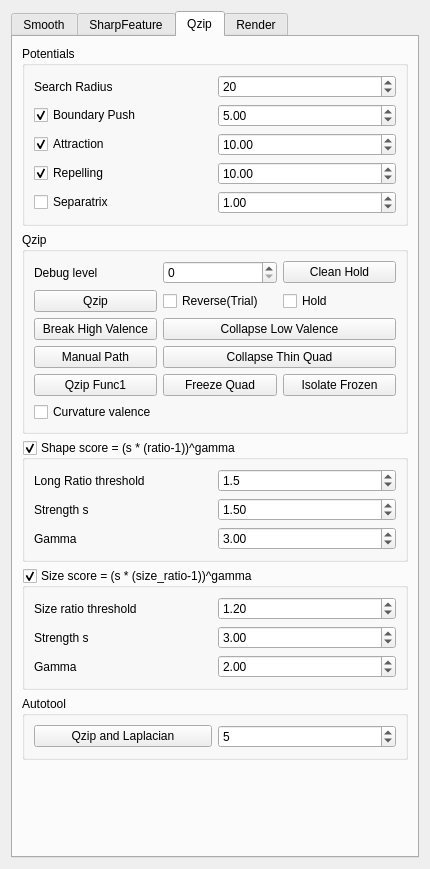
<?xml version="1.0" encoding="UTF-8"?>
<ui version="4.0">
 <class>QuadOptions</class>
 <widget class="QWidget" name="QuadOptions">
  <property name="geometry">
   <rect>
    <x>0</x>
    <y>0</y>
    <width>430</width>
    <height>869</height>
   </rect>
  </property>
  <property name="sizePolicy">
   <sizepolicy hsizetype="Minimum" vsizetype="Minimum">
    <horstretch>0</horstretch>
    <verstretch>0</verstretch>
   </sizepolicy>
  </property>
  <property name="windowTitle">
   <string>Form</string>
  </property>
  <layout class="QVBoxLayout" name="verticalLayout">
   <item>
    <widget class="QTabWidget" name="tabWidget">
     <property name="sizePolicy">
      <sizepolicy hsizetype="Minimum" vsizetype="Expanding">
       <horstretch>0</horstretch>
       <verstretch>0</verstretch>
      </sizepolicy>
     </property>
     <property name="currentIndex">
      <number>2</number>
     </property>
     <widget class="QWidget" name="tab">
      <attribute name="title">
       <string>Smooth</string>
      </attribute>
      <layout class="QVBoxLayout" name="verticalLayout_2">
       <item>
        <widget class="QGroupBox" name="groupBox_4">
         <property name="title">
          <string>Smooth</string>
         </property>
         <layout class="QGridLayout" name="gridLayout_4">
          <item row="0" column="0">
           <widget class="QLabel" name="label">
            <property name="text">
             <string>Iter</string>
            </property>
           </widget>
          </item>
          <item row="2" column="1">
           <widget class="QCheckBox" name="check_laplacian_project_to_surface">
            <property name="text">
             <string>Proj surface</string>
            </property>
            <property name="checked">
             <bool>true</bool>
            </property>
           </widget>
          </item>
          <item row="0" column="1">
           <widget class="QSpinBox" name="spin_smooth_times">
            <property name="minimum">
             <number>0</number>
            </property>
            <property name="value">
             <number>10</number>
            </property>
           </widget>
          </item>
          <item row="1" column="1">
           <widget class="QDoubleSpinBox" name="spin_laplacian_step">
            <property name="maximum">
             <double>1.000000000000000</double>
            </property>
            <property name="singleStep">
             <double>0.100000000000000</double>
            </property>
            <property name="value">
             <double>0.500000000000000</double>
            </property>
           </widget>
          </item>
          <item row="2" column="0">
           <widget class="QCheckBox" name="check_smooth_polar_projection">
            <property name="text">
             <string>Polar</string>
            </property>
            <property name="checked">
             <bool>true</bool>
            </property>
           </widget>
          </item>
          <item row="0" column="2">
           <widget class="QPushButton" name="button_laplacian_smooth">
            <property name="text">
             <string>Laplacian</string>
            </property>
           </widget>
          </item>
          <item row="1" column="0">
           <widget class="QLabel" name="label_12">
            <property name="text">
             <string>Step</string>
            </property>
           </widget>
          </item>
          <item row="2" column="2">
           <widget class="QCheckBox" name="check_oracle_pulls">
            <property name="text">
             <string>Oracle pulls</string>
            </property>
            <property name="checked">
             <bool>true</bool>
            </property>
           </widget>
          </item>
          <item row="3" column="1">
           <widget class="QCheckBox" name="check_laplacian_project_to_feature">
            <property name="text">
             <string>Proj feature</string>
            </property>
            <property name="checked">
             <bool>true</bool>
            </property>
           </widget>
          </item>
         </layout>
        </widget>
       </item>
       <item>
        <spacer name="verticalSpacer_4">
         <property name="orientation">
          <enum>Qt::Vertical</enum>
         </property>
         <property name="sizeHint" stdset="0">
          <size>
           <width>20</width>
           <height>40</height>
          </size>
         </property>
        </spacer>
       </item>
      </layout>
     </widget>
     <widget class="QWidget" name="tab_2">
      <attribute name="title">
       <string>SharpFeature</string>
      </attribute>
      <layout class="QVBoxLayout" name="verticalLayout_3">
       <item>
        <widget class="QGroupBox" name="groupBox_6">
         <property name="title">
          <string>Sharp Quad</string>
         </property>
         <layout class="QGridLayout" name="gridLayout_7">
          <item row="0" column="3">
           <widget class="QDoubleSpinBox" name="spin_sharp_edge_degree">
            <property name="maximum">
             <double>180.000000000000000</double>
            </property>
            <property name="singleStep">
             <double>5.000000000000000</double>
            </property>
            <property name="value">
             <double>160.000000000000000</double>
            </property>
           </widget>
          </item>
          <item row="1" column="3">
           <widget class="QPushButton" name="button_mark_sharp_quad_vertex">
            <property name="text">
             <string>Re-Mark</string>
            </property>
           </widget>
          </item>
          <item row="0" column="1">
           <widget class="QCheckBox" name="check_use_sharp_quad_vertex">
            <property name="text">
             <string>Use</string>
            </property>
           </widget>
          </item>
          <item row="3" column="1">
           <widget class="QPushButton" name="check_apply_feature_guess">
            <property name="text">
             <string>Apply Guess</string>
            </property>
           </widget>
          </item>
          <item row="1" column="2">
           <widget class="QPushButton" name="check_guess_quad_sharp_feature_from_oracle">
            <property name="text">
             <string>Guess from Oracle</string>
            </property>
           </widget>
          </item>
          <item row="0" column="2">
           <widget class="QDoubleSpinBox" name="spin_sharp_quad_degree">
            <property name="maximum">
             <double>180.000000000000000</double>
            </property>
            <property name="singleStep">
             <double>5.000000000000000</double>
            </property>
            <property name="value">
             <double>150.000000000000000</double>
            </property>
           </widget>
          </item>
          <item row="1" column="1">
           <widget class="QPushButton" name="button_change_edge_feature_type">
            <property name="text">
             <string>Change Edge</string>
            </property>
            <property name="checkable">
             <bool>true</bool>
            </property>
           </widget>
          </item>
         </layout>
        </widget>
       </item>
       <item>
        <spacer name="verticalSpacer_3">
         <property name="orientation">
          <enum>Qt::Vertical</enum>
         </property>
         <property name="sizeHint" stdset="0">
          <size>
           <width>20</width>
           <height>40</height>
          </size>
         </property>
        </spacer>
       </item>
      </layout>
     </widget>
     <widget class="QWidget" name="tab_3">
      <attribute name="title">
       <string>Qzip</string>
      </attribute>
      <layout class="QVBoxLayout" name="verticalLayout_4">
       <item>
        <widget class="QGroupBox" name="groupBox_5">
         <property name="title">
          <string>Potentials</string>
         </property>
         <layout class="QGridLayout" name="gridLayout_5">
          <item row="0" column="0">
           <widget class="QLabel" name="label_7">
            <property name="text">
             <string>Search Radius</string>
            </property>
           </widget>
          </item>
          <item row="0" column="1">
           <widget class="QSpinBox" name="spin_quad_zipper_potential_radius">
            <property name="maximum">
             <number>999</number>
            </property>
            <property name="value">
             <number>20</number>
            </property>
           </widget>
          </item>
          <item row="1" column="0">
           <widget class="QCheckBox" name="check_zipper_potential_boundary">
            <property name="text">
             <string>Boundary Push</string>
            </property>
            <property name="checked">
             <bool>true</bool>
            </property>
           </widget>
          </item>
          <item row="2" column="0">
           <widget class="QCheckBox" name="check_zipper_potential_appealing">
            <property name="text">
             <string>Attraction</string>
            </property>
            <property name="checked">
             <bool>true</bool>
            </property>
           </widget>
          </item>
          <item row="3" column="0">
           <widget class="QCheckBox" name="check_zipper_potential_repelling">
            <property name="text">
             <string>Repelling</string>
            </property>
            <property name="checked">
             <bool>true</bool>
            </property>
           </widget>
          </item>
          <item row="4" column="0">
           <widget class="QCheckBox" name="check_zipper_potential_separatrix">
            <property name="text">
             <string>Separatrix</string>
            </property>
           </widget>
          </item>
          <item row="1" column="1">
           <widget class="QDoubleSpinBox" name="spin_boundary_push_score">
            <property name="maximum">
             <double>999.000000000000000</double>
            </property>
            <property name="value">
             <double>5.000000000000000</double>
            </property>
           </widget>
          </item>
          <item row="2" column="1">
           <widget class="QDoubleSpinBox" name="spin_apealing_score">
            <property name="maximum">
             <double>999.000000000000000</double>
            </property>
            <property name="value">
             <double>10.000000000000000</double>
            </property>
           </widget>
          </item>
          <item row="3" column="1">
           <widget class="QDoubleSpinBox" name="spin_repelling_score">
            <property name="maximum">
             <double>999.000000000000000</double>
            </property>
            <property name="value">
             <double>10.000000000000000</double>
            </property>
           </widget>
          </item>
          <item row="4" column="1">
           <widget class="QDoubleSpinBox" name="spin_separatrix_score">
            <property name="maximum">
             <double>999.000000000000000</double>
            </property>
            <property name="value">
             <double>1.000000000000000</double>
            </property>
           </widget>
          </item>
         </layout>
        </widget>
       </item>
       <item>
        <widget class="QGroupBox" name="groupBox">
         <property name="title">
          <string>Qzip</string>
         </property>
         <layout class="QGridLayout" name="gridLayout">
          <item row="0" column="2">
           <widget class="QPushButton" name="button_clean_hold">
            <property name="text">
             <string>Clean Hold</string>
            </property>
           </widget>
          </item>
          <item row="2" column="0">
           <widget class="QPushButton" name="button_quad_zipper">
            <property name="text">
             <string>Qzip</string>
            </property>
           </widget>
          </item>
          <item row="3" column="0">
           <widget class="QPushButton" name="button_break_high_valence">
            <property name="text">
             <string>Break High Valence</string>
            </property>
           </widget>
          </item>
          <item row="5" column="0">
           <widget class="QPushButton" name="button_qzip_func1">
            <property name="text">
             <string>Qzip Func1</string>
            </property>
           </widget>
          </item>
          <item row="5" column="1">
           <widget class="QPushButton" name="button_freeze_quad">
            <property name="text">
             <string>Freeze Quad</string>
            </property>
            <property name="checkable">
             <bool>true</bool>
            </property>
           </widget>
          </item>
          <item row="4" column="0">
           <widget class="QPushButton" name="button_manual_pick_path">
            <property name="text">
             <string>Manual Path</string>
            </property>
            <property name="checkable">
             <bool>true</bool>
            </property>
           </widget>
          </item>
          <item row="5" column="2">
           <widget class="QPushButton" name="button_isolate_frozen_quad">
            <property name="text">
             <string>Isolate Frozen</string>
            </property>
           </widget>
          </item>
          <item row="0" column="1">
           <widget class="QSpinBox" name="spin_debug_quad_zipper"/>
          </item>
          <item row="2" column="1">
           <widget class="QCheckBox" name="check_reverse_quad_zipper">
            <property name="text">
             <string>Reverse(Trial)</string>
            </property>
           </widget>
          </item>
          <item row="2" column="2">
           <widget class="QCheckBox" name="check_quad_zipper_hold">
            <property name="text">
             <string>Hold</string>
            </property>
           </widget>
          </item>
          <item row="3" column="1" colspan="2">
           <widget class="QPushButton" name="button_collapse_low_valence">
            <property name="text">
             <string>Collapse Low Valence</string>
            </property>
           </widget>
          </item>
          <item row="4" column="1" colspan="2">
           <widget class="QPushButton" name="button_collapse_thin_quad">
            <property name="text">
             <string>Collapse Thin Quad</string>
            </property>
           </widget>
          </item>
          <item row="0" column="0">
           <widget class="QLabel" name="label_2">
            <property name="text">
             <string>Debug level</string>
            </property>
           </widget>
          </item>
          <item row="6" column="0">
           <widget class="QCheckBox" name="check_use_gaussian_curvature_valence">
            <property name="text">
             <string>Curvature valence</string>
            </property>
           </widget>
          </item>
         </layout>
        </widget>
       </item>
       <item>
        <widget class="QGroupBox" name="group_shape_score">
         <property name="title">
          <string>Shape score = (s * (ratio-1))^gamma</string>
         </property>
         <property name="checkable">
          <bool>true</bool>
         </property>
         <layout class="QGridLayout" name="gridLayout_3">
          <item row="2" column="1">
           <widget class="QDoubleSpinBox" name="spin_shape_score_gamma">
            <property name="singleStep">
             <double>0.100000000000000</double>
            </property>
            <property name="value">
             <double>3.000000000000000</double>
            </property>
           </widget>
          </item>
          <item row="1" column="0">
           <widget class="QLabel" name="label_5">
            <property name="text">
             <string>Strength s</string>
            </property>
           </widget>
          </item>
          <item row="0" column="0">
           <widget class="QLabel" name="label_4">
            <property name="text">
             <string>Long Ratio threshold</string>
            </property>
           </widget>
          </item>
          <item row="1" column="1">
           <widget class="QDoubleSpinBox" name="spin_shape_score_strength">
            <property name="value">
             <double>1.500000000000000</double>
            </property>
           </widget>
          </item>
          <item row="2" column="0">
           <widget class="QLabel" name="label_6">
            <property name="text">
             <string>Gamma</string>
            </property>
           </widget>
          </item>
          <item row="0" column="1">
           <widget class="QDoubleSpinBox" name="spin_long_quad_ratio_threshold">
            <property name="decimals">
             <number>1</number>
            </property>
            <property name="minimum">
             <double>1.000000000000000</double>
            </property>
            <property name="maximum">
             <double>10.000000000000000</double>
            </property>
            <property name="singleStep">
             <double>0.100000000000000</double>
            </property>
            <property name="value">
             <double>1.500000000000000</double>
            </property>
           </widget>
          </item>
         </layout>
        </widget>
       </item>
       <item>
        <widget class="QGroupBox" name="group_size_score">
         <property name="title">
          <string>Size score = (s * (size_ratio-1))^gamma</string>
         </property>
         <property name="checkable">
          <bool>true</bool>
         </property>
         <layout class="QGridLayout" name="gridLayout_8">
          <item row="2" column="0">
           <widget class="QLabel" name="label_8">
            <property name="text">
             <string>Gamma</string>
            </property>
           </widget>
          </item>
          <item row="2" column="1">
           <widget class="QDoubleSpinBox" name="spin_size_score_gamma">
            <property name="singleStep">
             <double>0.100000000000000</double>
            </property>
            <property name="value">
             <double>2.000000000000000</double>
            </property>
           </widget>
          </item>
          <item row="1" column="0">
           <widget class="QLabel" name="label_3">
            <property name="text">
             <string>Strength s</string>
            </property>
           </widget>
          </item>
          <item row="1" column="1">
           <widget class="QDoubleSpinBox" name="spin_size_score_strength">
            <property name="value">
             <double>3.000000000000000</double>
            </property>
           </widget>
          </item>
          <item row="0" column="0">
           <widget class="QLabel" name="label_9">
            <property name="text">
             <string>Size ratio threshold</string>
            </property>
           </widget>
          </item>
          <item row="0" column="1">
           <widget class="QDoubleSpinBox" name="spin_size_ratio_threshold">
            <property name="decimals">
             <number>2</number>
            </property>
            <property name="minimum">
             <double>1.000000000000000</double>
            </property>
            <property name="maximum">
             <double>10.000000000000000</double>
            </property>
            <property name="singleStep">
             <double>0.100000000000000</double>
            </property>
            <property name="value">
             <double>1.200000000000000</double>
            </property>
           </widget>
          </item>
         </layout>
        </widget>
       </item>
       <item>
        <widget class="QGroupBox" name="groupBox_2">
         <property name="title">
          <string>Autotool</string>
         </property>
         <layout class="QGridLayout" name="gridLayout_2">
          <item row="0" column="0">
           <widget class="QPushButton" name="button_qzip_and_laplacian">
            <property name="text">
             <string>Qzip and Laplacian</string>
            </property>
           </widget>
          </item>
          <item row="0" column="1">
           <widget class="QSpinBox" name="spin_qzip_laplacian_iters">
            <property name="maximum">
             <number>1000</number>
            </property>
            <property name="singleStep">
             <number>1</number>
            </property>
            <property name="value">
             <number>5</number>
            </property>
           </widget>
          </item>
         </layout>
        </widget>
       </item>
       <item>
        <spacer name="verticalSpacer_2">
         <property name="orientation">
          <enum>Qt::Vertical</enum>
         </property>
         <property name="sizeHint" stdset="0">
          <size>
           <width>20</width>
           <height>40</height>
          </size>
         </property>
        </spacer>
       </item>
      </layout>
     </widget>
     <widget class="QWidget" name="tab_4">
      <attribute name="title">
       <string>Render</string>
      </attribute>
      <layout class="QVBoxLayout" name="verticalLayout_5">
       <item>
        <widget class="QGroupBox" name="groupBox_7">
         <property name="title">
          <string>Render</string>
         </property>
         <layout class="QGridLayout" name="gridLayout_6">
          <item row="3" column="1">
           <widget class="QCheckBox" name="check_render_with_z_sort">
            <property name="text">
             <string>Z sort</string>
            </property>
            <property name="checked">
             <bool>true</bool>
            </property>
           </widget>
          </item>
          <item row="4" column="2">
           <widget class="QCheckBox" name="check_render_vec">
            <property name="text">
             <string>Render Vec</string>
            </property>
            <property name="checked">
             <bool>true</bool>
            </property>
           </widget>
          </item>
          <item row="2" column="2">
           <widget class="QCheckBox" name="check_render_quad_scar">
            <property name="text">
             <string>Quad Scar</string>
            </property>
           </widget>
          </item>
          <item row="0" column="2">
           <widget class="QCheckBox" name="check_render_valence">
            <property name="text">
             <string>Valence</string>
            </property>
            <property name="checked">
             <bool>true</bool>
            </property>
           </widget>
          </item>
          <item row="1" column="0">
           <widget class="QCheckBox" name="check_render_long_quad">
            <property name="text">
             <string>Long Quad</string>
            </property>
            <property name="checked">
             <bool>false</bool>
            </property>
           </widget>
          </item>
          <item row="2" column="1">
           <widget class="QPushButton" name="button_print_statistic">
            <property name="text">
             <string>Print Stats</string>
            </property>
           </widget>
          </item>
          <item row="1" column="2">
           <widget class="QCheckBox" name="check_render_preferred_valence">
            <property name="text">
             <string>Prefer valence</string>
            </property>
           </widget>
          </item>
          <item row="1" column="1">
           <widget class="QCheckBox" name="check_render_vertex_feature">
            <property name="text">
             <string>Vertex Feature</string>
            </property>
            <property name="checked">
             <bool>true</bool>
            </property>
           </widget>
          </item>
          <item row="4" column="1">
           <widget class="QCheckBox" name="check_view_quad_id">
            <property name="text">
             <string>Quad ID</string>
            </property>
           </widget>
          </item>
          <item row="2" column="0">
           <widget class="QCheckBox" name="check_render_problem_size">
            <property name="text">
             <string>Bad Size</string>
            </property>
            <property name="checked">
             <bool>false</bool>
            </property>
           </widget>
          </item>
          <item row="3" column="0">
           <widget class="QComboBox" name="combo_materials">
            <property name="currentIndex">
             <number>2</number>
            </property>
            <item>
             <property name="text">
              <string>Silver</string>
             </property>
            </item>
            <item>
             <property name="text">
              <string>Gold</string>
             </property>
            </item>
            <item>
             <property name="text">
              <string>Jade</string>
             </property>
            </item>
            <item>
             <property name="text">
              <string>LightBlue</string>
             </property>
            </item>
            <item>
             <property name="text">
              <string>Emerald</string>
             </property>
            </item>
            <item>
             <property name="text">
              <string>PolishedSilver</string>
             </property>
            </item>
            <item>
             <property name="text">
              <string>Chrome</string>
             </property>
            </item>
            <item>
             <property name="text">
              <string>Copper</string>
             </property>
            </item>
            <item>
             <property name="text">
              <string>PolishedGold</string>
             </property>
            </item>
            <item>
             <property name="text">
              <string>Pewter</string>
             </property>
            </item>
            <item>
             <property name="text">
              <string>Obsidian</string>
             </property>
            </item>
            <item>
             <property name="text">
              <string>BlackPlastic</string>
             </property>
            </item>
            <item>
             <property name="text">
              <string>PolishedBronze</string>
             </property>
            </item>
            <item>
             <property name="text">
              <string>PolishedCopper</string>
             </property>
            </item>
            <item>
             <property name="text">
              <string>Pearl</string>
             </property>
            </item>
            <item>
             <property name="text">
              <string>Ruby</string>
             </property>
            </item>
            <item>
             <property name="text">
              <string>Turquoise</string>
             </property>
            </item>
            <item>
             <property name="text">
              <string>Brass</string>
             </property>
            </item>
            <item>
             <property name="text">
              <string>Default</string>
             </property>
            </item>
           </widget>
          </item>
          <item row="3" column="2">
           <widget class="QCheckBox" name="check_seam_shrink">
            <property name="text">
             <string>Seam shrink</string>
            </property>
           </widget>
          </item>
          <item row="4" column="0">
           <widget class="QCheckBox" name="check_view_vertex_id">
            <property name="text">
             <string>Vertex ID</string>
            </property>
           </widget>
          </item>
          <item row="0" column="1">
           <widget class="QCheckBox" name="check_render_face">
            <property name="text">
             <string>Face</string>
            </property>
            <property name="checked">
             <bool>true</bool>
            </property>
           </widget>
          </item>
          <item row="0" column="0">
           <widget class="QCheckBox" name="check_render_edge">
            <property name="text">
             <string>Edge</string>
            </property>
            <property name="checked">
             <bool>true</bool>
            </property>
           </widget>
          </item>
          <item row="5" column="0">
           <widget class="QCheckBox" name="check_render_fixed_vertex">
            <property name="text">
             <string>Fixed vertex</string>
            </property>
           </widget>
          </item>
         </layout>
        </widget>
       </item>
       <item>
        <widget class="QGroupBox" name="groupBox_3">
         <property name="title">
          <string>Find</string>
         </property>
         <layout class="QGridLayout" name="gridLayout_9">
          <item row="0" column="0">
           <widget class="QPushButton" name="button_find_vertex_id">
            <property name="text">
             <string>Find Vertex ID</string>
            </property>
           </widget>
          </item>
          <item row="0" column="1">
           <widget class="QSpinBox" name="spin_find_vertex_id">
            <property name="maximum">
             <number>10000000</number>
            </property>
           </widget>
          </item>
          <item row="1" column="0">
           <widget class="QPushButton" name="button_find_quad_id">
            <property name="text">
             <string>Find Quad ID</string>
            </property>
           </widget>
          </item>
          <item row="1" column="1">
           <widget class="QSpinBox" name="spin_find_face_id">
            <property name="maximum">
             <number>10000000</number>
            </property>
           </widget>
          </item>
         </layout>
        </widget>
       </item>
       <item>
        <spacer name="verticalSpacer">
         <property name="orientation">
          <enum>Qt::Vertical</enum>
         </property>
         <property name="sizeHint" stdset="0">
          <size>
           <width>20</width>
           <height>40</height>
          </size>
         </property>
        </spacer>
       </item>
      </layout>
     </widget>
    </widget>
   </item>
  </layout>
 </widget>
 <resources/>
 <connections/>
</ui>
